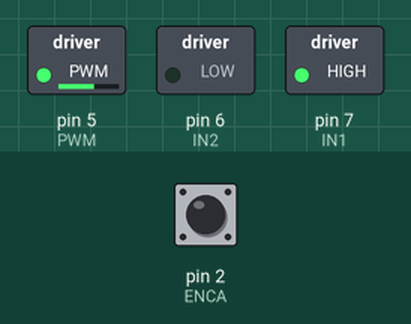
Recording of a sketch running on a simulated Arduino Uno, built with avr-gcc and run on an emulated ATmega328P. Shown: switched loads named in the sketch (green lamp = pin HIGH). Inputs (shaded band) come from the test bench; at power-on: pin 2 (ENCA) HIGH. What the sketch prints to the serial monitor is not drawn.

Above: at 0.1 s.
Timing chart, 0 to 1.6 s (numbered marks = the images above):
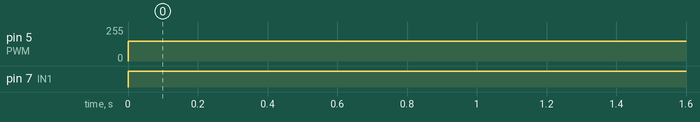

Measured:
- by itself, pin 5 (PWM): 0/255 → 150/255 at 0.00 s
- by itself, pin 7 (IN1): LOW → HIGH at 0.00 s

The sketch:

autonome.ino
```cpp
#include <util/atomic.h> // For the ATOMIC_BLOCK macro

#define ENCA 2 // YELLOW
#define ENCB 3 // WHITE
#define PWM 5
#define IN2 6
#define IN1 7

volatile int posi = 0; // specify posi as volatile
long prevTime = 0;
float prevError = 0;
float integral = 0;

float PPR = 105.6;
const int MAX_MOTOR_SPEED = 150;

void setup() {
  Serial.begin(9600);
  pinMode(ENCA, INPUT);
  pinMode(ENCB, INPUT);
  attachInterrupt(digitalPinToInterrupt(ENCA), readEncoder, RISING);

  pinMode(PWM, OUTPUT);
  pinMode(IN1, OUTPUT);
  pinMode(IN2, OUTPUT);

  Serial.println("target pos");
}

void loop() {
  // Set target position
  float target = 10 * PPR;

  // Calculate PID control signal
  float control = calculatePID(target);

  // Limit control signal
  float power = constrain(fabs(control), 0, MAX_MOTOR_SPEED);

  // Set motor direction
  int dir = control < 0 ? 1 : -1;

  // Control the motor
  setMotor(dir, power);

  // Debugging output
  Serial.print(target);
  Serial.print(" ");
  Serial.print(posi);
  Serial.println();
}

float calculatePID(int target) {
  // PID constants
  float kp = 75;
  float kd = 2.5;
  float ki = 0;

  // Time difference
  long currentTime = micros();
  float deltaTime = (currentTime - prevTime) / 1.0e6;
  prevTime = currentTime;

  // Read position
  int pos;
  ATOMIC_BLOCK(ATOMIC_RESTORESTATE) {
    pos = posi;
  }

  // Calculate error
  int error = pos - target;

  // Calculate derivative
  float derivative = (error - prevError) / deltaTime;

  // Calculate integral
  integral += error * deltaTime;

  // Calculate control signal
  float control = kp * error + kd * derivative + ki * integral;

  // Store previous error
  prevError = error;

  return control;
}

void setMotor(int dir, int pwmVal) {
  analogWrite(PWM, pwmVal);
  digitalWrite(IN1, dir == 1 ? HIGH : LOW);
  digitalWrite(IN2, dir == -1 ? HIGH : LOW);
}

void readEncoder() {
  int b = digitalRead(ENCB);
  posi += (b > 0) ? 1 : -1;
}
```

ColorDetector.cpp
```cpp
#include "ColorDetector.h"
#include <Adafruit_TCS34725.h>
Adafruit_TCS34725 tcs = Adafruit_TCS34725(TCS34725_INTEGRATIONTIME_50MS, TCS34725_GAIN_4X);

void PrepareColorSensor() {
  if (tcs.begin()) {
    Serial.println("Found sensor");
  } else {
    Serial.println("No TCS34725 found ... check your connections");
    while (1)
      ;
  }
}

int DetectRed() {
  uint16_t clear, red, green, blue;

  tcs.getRawData(&red, &green, &blue, &clear);

  // Calculate total color intensity
  uint32_t sum = clear;

  // Calculate the ratio of red to the total color intensity
  float redRatio = (float)red / sum;

  // You can adjust this threshold based on your specific application
  float redThreshold = 0.5;  // Adjust this threshold as needed

  // Check if the ratio of red is above the threshold
  if (redRatio > redThreshold) {
    return 1;
  } else {
    return 0;
  }
}
```

ColorDetector.h
```cpp
#ifndef COLORDETECTOR_H
#define COLORDETECTOR_H
#include "Arduino.h"

void PrepareColorSensor();
int DetectRed();

#endif 
```
